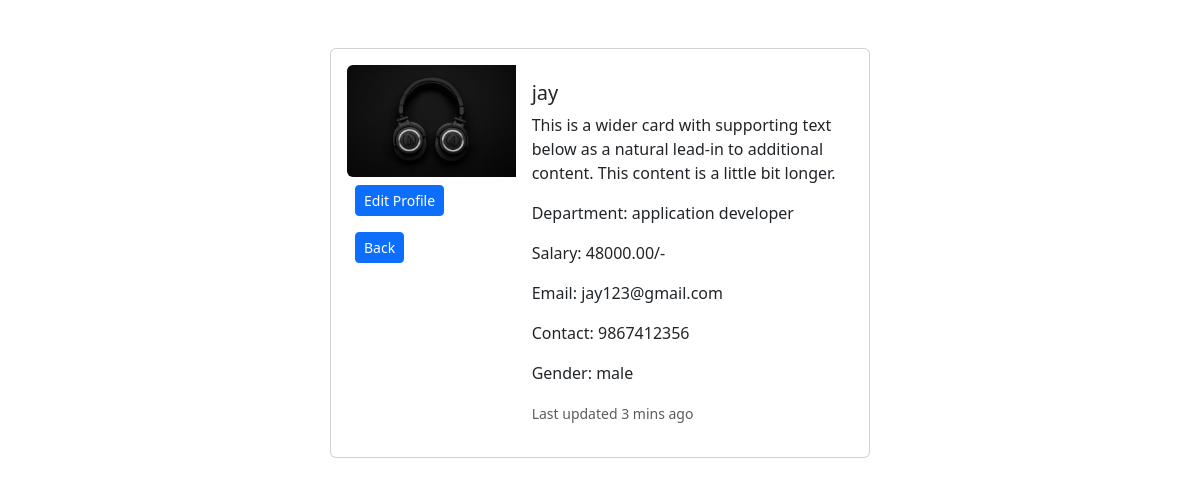
The page /view/5 on the database its author committed.
### app1/models.py (models this page shows)
class Employee(models.Model):
    gen = (
        ('male','male'),
        ('female','female'),
    )
    name = models.CharField(max_length=50)
    email = models.EmailField(unique=True)
    contact = models.BigIntegerField()
    gender = models.CharField(max_length=50,choices=gen)
    department = models.ForeignKey(Departments,on_delete=models.CASCADE)
    salary = models.DecimalField(max_digits=8, decimal_places=2)
    image = models.ImageField(upload_to="images")

class Departments(models.Model):
    name = models.CharField(max_length=50)
    def __str__(self):
        return self.name

### app1/views.py (the view)
# urls.py: path('view/<int:eid>',views.emp_view,name="emp_view"),
def emp_view(request,eid):
    data = Employee.objects.get(id=eid)
    return render(request,"view.html",{'employee':data})

### templates/view.html (shortened to what this page needs)
<!DOCTYPE html>
<html lang="en">
<head>
    <link href="https://cdn.jsdelivr.net/npm/bootstrap@5.3.3/dist/css/bootstrap.min.css" rel="stylesheet">
</head>
<body >
<div class="container-fluid ">
    <div class="card mb-3 mx-auto mt-5 p-3" style="max-width: 540px;">
  <div class="row g-0">
    <div class="col-md-4">
      <img src="{{employee.image.url}}" class="img-fluid rounded-start" alt="...">
      <a class="btn btn-primary btn-sm m-2" href="">Edit Profile</a>
      <a class="btn btn-primary btn-sm m-2" href="{% url 'index' %}">Back</a>
    </div>
    <div class="col-md-8">
      <div class="card-body">
        <h5 class="card-title">{{employee.name}}</h5>
        <p class="card-text">This is a wider card with supporting text below as a natural lead-in to additional content. This content is a little bit longer.</p>
        <p class="card-text">Department: {{employee.department}}</p>
         <p class="card-text">Salary: {{employee.salary}}/-</p>
         <p class="card-text">Email: {{employee.email}}</p>
         <p class="card-text">Contact: {{employee.contact}}</p>
         <p class="card-text">Gender: {{employee.gender}}</p>
        <p class="card-text"><small class="text-muted">Last updated 3 mins ago</small></p>
      </div>
    </div>
  </div>
</div>
</div>
</body>
</html>

### rows shown on the page
Employee: image (picture), name "jay", department "application developer", salary "48000.00", email "jay123@gmail.com", contact "9867412356", gender "male"
